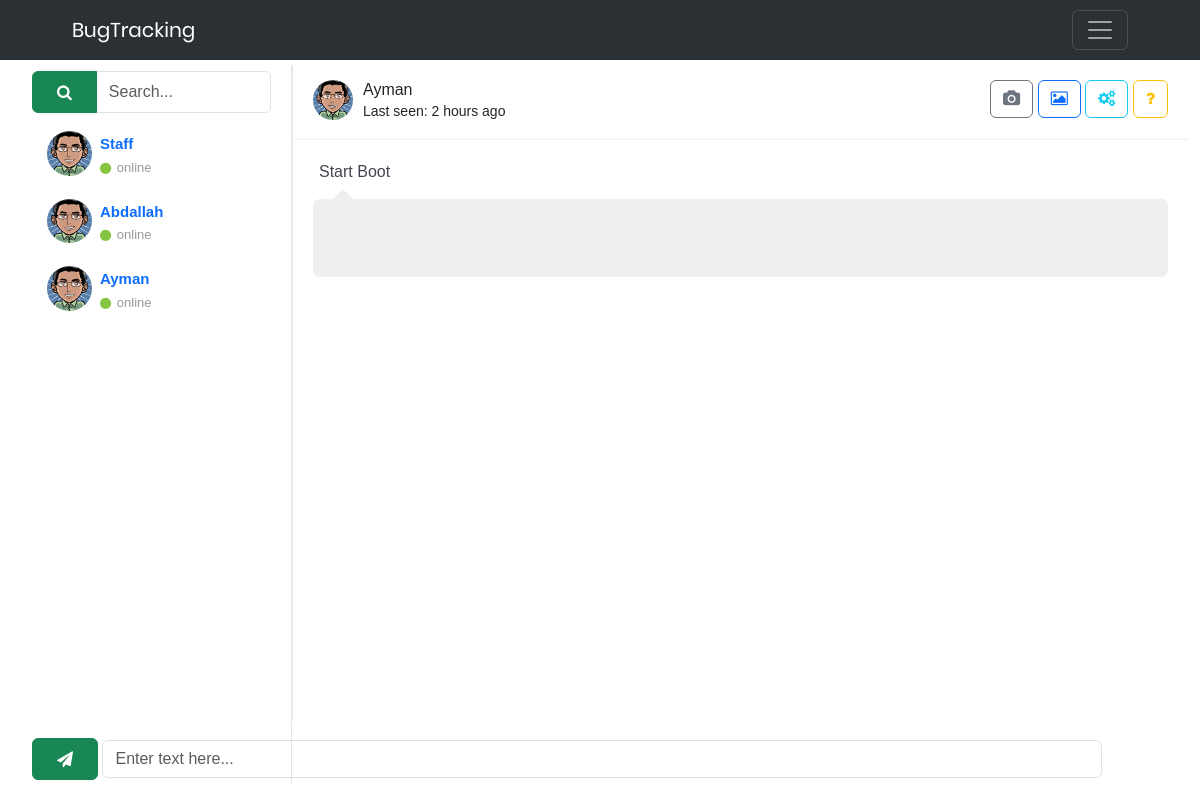
The app's page /views/chat.php?buttonPeople=17 (signed in) with its own data.
### tables this page shows
CREATE TABLE `user` (
  `staffID` int(11) NOT NULL,
  `username` varchar(255) NOT NULL,
  `password` varchar(255) NOT NULL,
  `name` varchar(255) NOT NULL,
  `typeID` int(11) NOT NULL DEFAULT 0
);

### models/admin.php (called while the page is built, shortened)
<?php
class Admin extends User
{
    public function chatName($id)
    {
        $db = new DBController;
        if ($db->openConnect()) {
            $query = "SELECT name FROM user WHERE staffID='$id'";
            return $db->select($query);
        } else {
            echo "error database connection";
            return false;
        }
    }
    public function getCustomerChat()
    {
        $db = new DBController;
        if ($db->openConnect()) {
            $query = "SELECT * FROM user WHERE typeID=0";
            return $db->select($query);
        } else {
            echo "error database connection";
            return false;
        }
    }
}

### controllers/DBController.php (called while the page is built, shortened)
<?php
class DBController
{
    private $dbHost = "localhost";
    private $dbUser = "root";
    private $dbPass = "";
    private $dbName = "bug_tracking";
    public $connection;
    public function openConnect()
    {
        $this->connection = new mysqli($this->dbHost, $this->dbUser, $this->dbPass, $this->dbName);
        if ($this->connection->connect_error) {
            echo "error in connection : " . $this->connection->connect_error;
            return false;
        } else {
            return true;
        }
    }
    public function select($qry)
    {
        $result = $this->connection->query($qry);
        if (!$result) {
            echo "ERROR : " . mysqli_error($this->connection);
            return false;
        } else {
            return $result->fetch_all(MYSQLI_ASSOC);
        }
    }
}
?>

### views/chat.php (the view, shortened to what this page needs)
<?php
if (!isset($_SESSION['userType'])) {
    header("location: login.php");
} else {
    require_once "../views/includes/navbar.php";
    require_once '../models/admin.php';
    $admin = new Admin;
    if ($_SESSION['userType'] == 1) {
        $staffs = $admin->getAllStaff();
    } elseif ($_SESSION['userType'] == 0) {
        $staffs = $admin->getStaffChat();
    } else {
        $staffs = $admin->getCustomerChat();
    }
}
?>
<link href="https://maxcdn.bootstrapcdn.com/font-awesome/4.7.0/css/font-awesome.min.css" rel="stylesheet" />
<body onload="sendMsg()">
    <div class="container-fluid">
        <div class="row clearfix chat-position">
            <div class="col-lg-12 overflow-hidden">
                <div class="card chat-app">
                    <div id="plist" class="people-list">
                        <div class="input-group">
                            <div class="input-group-prepend btn btn-success">
                                <span class="input-group-text btn-send"><i class="fa fa-search"></i></span>
                            </div>
                            <input type="text" class="form-control" placeholder="Search...">
                        </div>
                        <ul class="list-unstyled chat-list mt-2 mb-0">
                            <?php
                            foreach ($staffs as $staff) {
                                ?>
                                <a href="chat.php?buttonPeople=<?php echo $staff["staffID"] ?>">
                                    <div class="<?php $staff['staffID'] ?>">
                                        <li class="clearfix" name="ahmed" id="s<?php echo $staff["staffID"] ?>">
                                            <img src="images/avatar2.png" alt="avatar">
                                            <div class="about">
                                                <div class="name text-start">
                                                    <?php
                                                    echo $staff["name"];
                                                    ?>
                                                </div>
                                                <div class="status text-start"> <i class="fa fa-circle online"></i>
                                                    online
                                                </div>
                                            </div>
                                        </li>
                                    </div>
                                </a>
                                <?php
                            }
                            ?>
                        </ul>
                    </div>
                    <?php
                    if (!empty($_GET['buttonPeople'])) {
                        ?>
                        <div>
                            <div class="chat" id="chat">
                                <div class="chat-header clearfix">
                                    <div class="row">
                                        <div class="col-lg-6">
                                            <a href="javascript:void(0);" data-toggle="modal" data-target="#view_info">
                                                <img src="images/avatar2.png" alt="avatar">
                                            </a>
                                            <div class="chat-about">
                                                <h6 class="m-b-0">
                                                    <?php
                                                    $name = $admin->chatName($_GET['buttonPeople']);
                                                    echo $name[0]['name'];
                                                    ?>
                                                </h6>
                                                <small>Last seen: 2 hours ago</small>
                                            </div>
                                        </div>
                                        <div class="col-lg-6 hidden-sm text-right">
                                            <a href="javascript:void(0);" class="btn btn-outline-secondary"><i
                                                    class="fa fa-camera"></i></a>
                                            <a href="javascript:void(0);" class="btn btn-outline-primary"><i
                                                    class="fa fa-image"></i></a>
                                            <a href="javascript:void(0);" class="btn btn-outline-info"><i
                                                    class="fa fa-cogs"></i></a>
                                            <a href="javascript:void(0);" class="btn btn-outline-warning"><i
                                                    class="fa fa-question"></i></a>
                                        </div>
                                    </div>
                                </div>
                                <div class="chat-history">
                                    <ul class="m-b-0">
                                        <li class="clearfix">
                                            <div class="message-data">
                                                <span class="message-data-time">Start Boot</span>
                                            </div>
                                            <div class="message my-message w-100">
                                                <?php
                                                echo "<br>";
                                                ?>
                                            </div>
                                        </li>
                                    </ul>
                                </div>
                            </div>
                            <?php
                            if (!empty($_GET['buttonPeople'])) {
                                ?>
                                <div class="chat-message clearfix">
                                    <button type="submit" class="input-group-prepend btn btn-success" onclick="sendMsg()">
                                        <span class="input-group-text btn-send"><i class="fa fa-send"></i></span>
                                    </button>
                                    <input type="text" class="form-control" placeholder="Enter text here..." name="msgContent"
                                        autocomplete="off" id="myMsg" style="width: 88%; display: inline-block;">
                                </div>
                            </div>
                            <?php
                            }
                    }
                    ?>
                </div>
            </div>
        </div>
    </div>
</body>
<?php require_once "../views/includes/footer.php" ?>

### views/css/main.css (style rules this page uses)
* { margin: 0px; padding: 0px; box-sizing: border-box; }
body, html { height: 100%; font-family: Poppins-Regular, sans-serif; }
a { font-family: Poppins-Regular; font-size: 14px; line-height: 1.7; color: #666666; margin: 0px; transition: all 0.4s; -webkit-transition: all 0.4s; -o-transition: all 0.4s; -moz-transition: all 0.4s; }
h1,h2,h3,h4,h5,h6 { margin: 0px; }
ul, li { margin: 0px; list-style-type: none; }
input { outline: none; border: none; }
button { outline: none !important; border: none; background: transparent; }

### views/css/style.css (style rules this page uses)
img { width: 100%; }
ol, ul { padding: 0; }
.input-group { margin-top: -14px; }
.card { background: #fff; transition: 0.5s; border: 0; margin-bottom: 30px; border-radius: 0.55rem; position: relative; width: 100%; height: 86.6vh; }
.chat { position: relative; height: 82vh; overflow: scroll; }
.chat-app .people-list { width: 280px; position: absolute; left: 0; top: 0; padding: 20px; z-index: 7; height: 90vh; border-right: 0.5px solid #90909038; }
.chat-app .chat { margin-left: 280px; border-left: 1px solid #eaeaea; }
.people-list { -moz-transition: 0.5s; -o-transition: 0.5s; -webkit-transition: 0.5s; transition: 0.5s; }
.people-list .chat-list li { padding: 10px 15px; list-style: none; border-radius: 3px; }
.people-list .chat-list li .name { font-size: 15px; }
.people-list .chat-list img { width: 45px; border-radius: 50%; }
.people-list img { float: left; border-radius: 50%; }
.people-list .about { float: left; padding-left: 8px; }
.people-list .status { color: #999; font-size: 13px; }
.chat .chat-header { padding: 15px 20px; border-bottom: 2px solid #f4f7f6; position: sticky; top: 0; background: white; z-index: 1; }
.chat .chat-header img { float: left; border-radius: 40px; width: 40px; }
.chat .chat-header .chat-about { float: left; padding-left: 10px; }
.chat .chat-history { padding: 20px; border-bottom: 2px solid #fff; }
.chat .chat-history ul { padding: 0; }
.chat .chat-history ul li { list-style: none; margin-bottom: 30px; }
.chat .chat-history ul li:last-child { margin-bottom: 0px; }
.chat .chat-history .message-data { margin-bottom: 15px; }
.chat .chat-history .message-data-time { color: #434651; padding-left: 6px; }
.chat .chat-history .message { color: #444; padding: 18px 20px; line-height: 26px; font-size: 16px; border-radius: 7px; display: inline-block; position: relative; }
.chat .chat-history .message:after { bottom: 100%; left: 7%; border: solid transparent; content: " "; height: 0; width: 0; position: absolute; pointer-events: none; border-bottom-color: #fff; border-width: 10px; margin-left: -10px; }
.chat .chat-history .my-message { background: #efefef; }
.chat .chat-history .my-message:after { bottom: 100%; left: 30px; border: solid transparent; content: " "; height: 0; width: 0; position: absolute; pointer-events: none; border-bottom-color: #efefef; border-width: 10px; margin-left: -10px; }
.container-fluid .chat-position { margin-top: 5px; }
.chat-message { padding: 20px; position: absolute; top: 94.3%; right: 0; left: 281px; }
.online, .offline, .me { margin-right: 2px; font-size: 8px; vertical-align: middle; }
.online { color: #86c541; }
.clearfix:after { visibility: hidden; display: block; font-size: 0; content: " "; clear: both; height: 0; }
.btn-send { background-color: transparent; border: none; color: white; }
.clearfix .about .name { text-transform: capitalize; font-weight: 600; }
* { margin: 0; padding: 0; font-family: "Hind Siliguri", sans-serif; }
ul, ol, dl { padding: 0; margin: 0; }
.w-100 { width: 100%; }
.about { position: relative; }
@media only screen and (min-device-width: 768px) and (max-device-width: 1024px) and (orientation: landscape) and (-webkit-min-device-pixel-ratio: 1) { .chat-message { right: 0 !important; left: 0 !important; } }
@media only screen and (min-device-width: 768px) and (max-device-width: 1024px) and (orientation: landscape) and (-webkit-min-device-pixel-ratio: 1) { .chat-app .chat-list { height: 480px; overflow-x: auto; } }
@media only screen and (min-device-width: 768px) and (max-device-width: 1024px) and (orientation: landscape) and (-webkit-min-device-pixel-ratio: 1) { .chat-app .chat-history { height: calc(100vh - 350px); overflow-x: auto; } }

### records on screen
user: name "Staff"
user: name "Abdallah"
user: name "Ayman"
